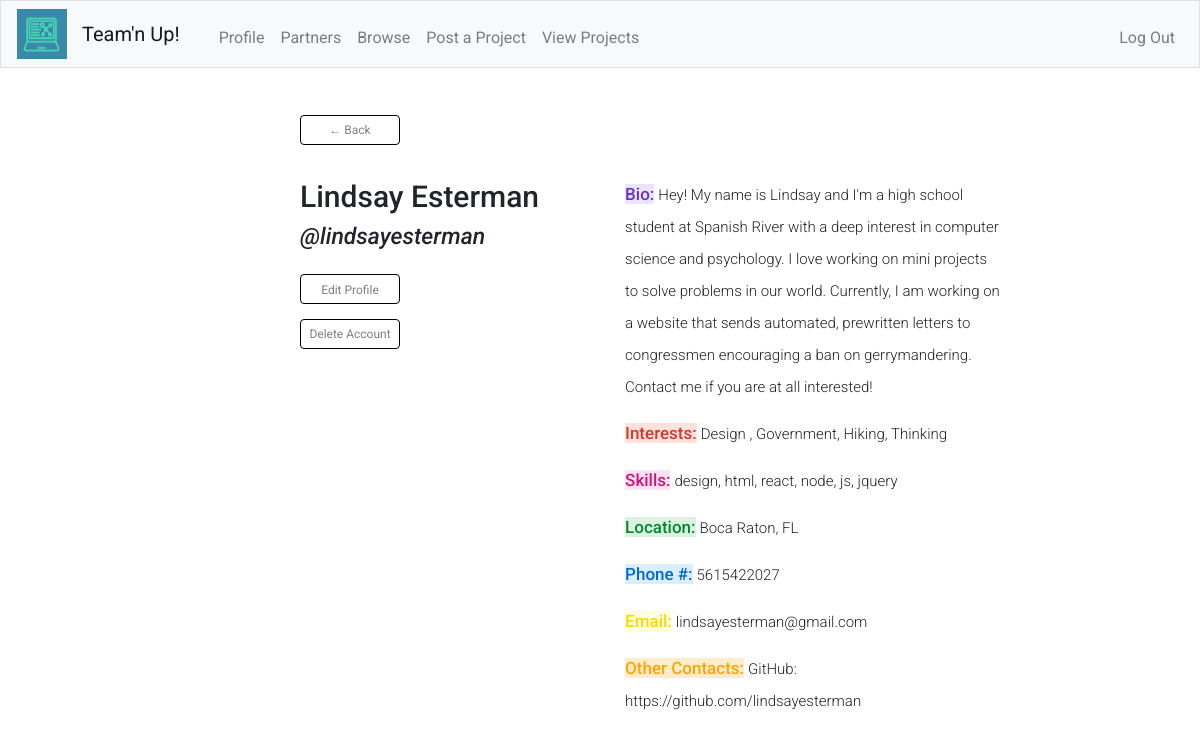
Page /profile (signed in) on the committed database.
### tables this page shows
CREATE TABLE profile
(
    id INTEGER,
    username TEXT,
    name TEXT,
    bio TEXT,
    interests TEXT,
    skills TEXT,
    location TEXT,
    phone TEXT,
    email TEXT,
    info TEXT
);

### app.py (the view)
@app.route("/profile", methods=["GET","POST"])
def profile():
    if request.method == "POST":
        person_id = request.form.get("person_id")
        row = db.execute("SELECT * FROM profile WHERE id = :user_id", user_id=person_id)[0]
        return render_template("profile.html",row=row,yours=None)
    else:
        row = db.execute("SELECT * FROM profile WHERE id = :user_id", user_id=session["user_id"])[0]
        return render_template("profile.html",row=row,yours="yes")

### app.py (called while the page is built)
@app.after_request
def after_request(response):
    response.headers["Cache-Control"] = "no-cache, no-store, must-revalidate"
    response.headers["Expires"] = 0
    response.headers["Pragma"] = "no-cache"
    return response

### templates/profile.html (shortened to what this page needs)
{% extends "layout.html" %}
{% block body %}
<div class="profile-page">
<div class="parent">
    <br>
    <div>
        <form action="/browse" style="display: inline;font-size:larger;">
            <button class="back" type="submit">
                &#8592 Back</button>
        </form>
    <br>
    <br>
    <div id="profilePart">
        <div id="nameEtc" >
            <h1 class="profile-name">{{row["name"]}}</h1>
            <h3 class="profile-name"><i>@{{ row["username"] }}</i></h3>
            {% if yours %}
                <form action="/updateProf2" method="post">
                    <input class="second btn btn-primary" id="partnerUp" type="submit" name="button" value="Edit Profile">
                </form>
                <form action="/deleteAcc">
                    <input id="logOut" type="submit" value="Delete Account">
                </form>
            {% else %}
                <form action="/partners" method="post">
                    <input type="hidden" name="person_id" value="{{row['id']}}">
                    <input class="second btn btn-primary" id="partnerUp" type="submit" name="button" value="Partner Up">
                </form>
            {% endif %}
        </div>
        <div id="about">
            <div>
                <div class="section">
                <h4 class="sub purple bio" id="bio" >Bio:</h4>
                <p class="ans">{{row["bio"]}}</p>
                <br>
            </div>
                <div class="section">
                <h4 class="sub red interests">Interests:</h4>
                <p class="ans" >{{row["interests"]}}</p>
                <br></div>
                <div class="section">
                <h4 class="sub pink skills" >Skills:</h4>
                <p class="ans" >{{row["skills"]}}</p>
                <br>
                </div>
                <div class="section">
                <h4 class="sub green location">Location:</h4>
                <p class="ans"> {{row["location"]}}</p>
                <br>
                </div>
                <div class="section">
                <h4 class="sub blue phone">Phone #:</h4>
                <p class="ans">{{row["phone"]}}</p>
                <br>
            </div>
                <div class="section">
                <h4 class="sub yellow email">Email:</h4>
                <p class="ans">{{ row["email"] }}</p>
            {% if row["info"] != None %}<br>
        </div>
            <div class="section">
                    <h4 class="sub orange other">Other Contacts:</h4>
                    <p class="ans">{{row["info"]}}</p>
                    </div>
            {% endif %}
        </div>
    </div>
</div>
</div>
{% endblock %}

### static/layout.css (style rules this page uses)
* { font-family: 'Roboto', sans-serif; }
.red { color: rgb(214, 54, 43); background-color: rgb(254, 226, 219) }
.purple { color: rgb(102, 51, 204); background-color: rgb(236, 228, 252); }
.pink { color: rgb(204, 20, 123); background-color: rgb(255, 226, 242); }
.green { color: rgb(0, 138, 45); background-color: rgb(219, 242, 226); }
.yellow { color: #FFD700; background-color: rgb(255,255,224); }
.orange { color: rgb(255, 166, 0); background-color: rgb(255, 236, 202); }
.blue { color: rgb(0, 106, 212); background-color: rgb(219, 238, 255); }

### templates/profile.html (style rules this page uses)
.profile-page { margin-left:25%; }
h1.profile-name { font-size:30px; }
h3.profile-name { font-size:23px; margin-right:100px; }
.parent { text-align: left; margin-right: 200px; line-height: 2; }
.sub, .ans { display: inline; }
.editProfile, #logOut, button.back, #partnerUp { height: 30px; width: 100px; margin-top: 15px; border: 1px solid black; border-radius: 4px; background-color: white; color: gray; text-align: center; font-size: 12px; }
#profilePart { display: flex; }
#nameEtc { height: 500px; }
h4.sub { font-size:17px; width:55%; }
p.ans { font-size:15px; width:55%; font-weight:300; }
.section { margin-left:40px; margin-bottom:15px; }

### rows in the picture
profile: name "Lindsay Esterman", username "lindsayesterman", bio "Hey! My name is Lindsay and I'm a high school student at Spanish River with a deep interest in computer science and psychology. I love working on mini projects to solve problems in our world. Currently, I am working on a website that sends automated, prewritten letters to congressmen encouraging a ban on gerrymandering. Contact me if you are at all interested!", interests "Design , Government, Hiking, Thinking", skills "design, html, react, node, js, jquery", location "Boca Raton, FL", phone "5615422027", email "lindsayesterman@gmail.com", info "GitHub: https://github.com/lindsayesterman"
